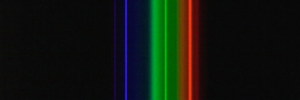
#> input picture FYP_Code/FYP/Data/cat.png, 300 x 100 px, found by its file name
$ python SBGR2XYZ.py
#> lines starting #> are read from the running program, lines starting #| are printed output that depends on the picture
import cv2
import numpy as np
from matplotlib import pyplot as plt


def linear(u):
    if u < 0.04045:
        gamma = 25 * u / 323
    else:
        gamma = pow(((200 * u + 11) / 211), (12 / 5))
    return gamma


img = cv2.imread("./FYP/cat.png")
#> img is the input picture: shape (100, 300, 3); mean B, G, R 14.8, 22.6, 16.5
img2 = img.astype(float)
col, row, a = img.shape
#> col = 100; row = 300; a = 3
for x in range(col):
    for y in range(row):
        for z in range(a):
            img2[x, y, z] = linear(img[x, y, z] / 255) * 255
#> this loop made 100 passes
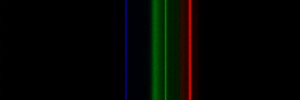
#> img2: shape (100, 300, 3) float64; mean B, G, R 2.2, 5.9, 4.3

img3 = img2.astype(int)
print(img3*255)
#> (printed output is left out)
#> (the run stopped early here; a loop or call above may not have finished)
